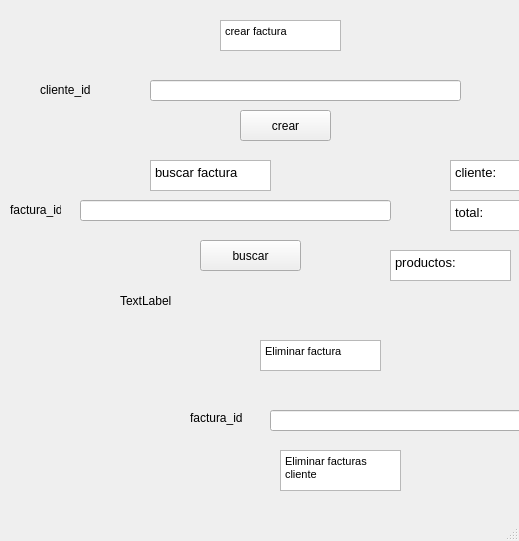
<?xml version="1.0" encoding="UTF-8"?>
<ui version="4.0">
 <class>MainWindow</class>
 <widget class="QMainWindow" name="MainWindow">
  <property name="geometry">
   <rect>
    <x>0</x>
    <y>0</y>
    <width>519</width>
    <height>541</height>
   </rect>
  </property>
  <property name="windowTitle">
   <string>MainWindow</string>
  </property>
  <widget class="QWidget" name="centralwidget">
   <widget class="QTextBrowser" name="textBrowser">
    <property name="geometry">
     <rect>
      <x>220</x>
      <y>20</y>
      <width>121</width>
      <height>31</height>
     </rect>
    </property>
    <property name="html">
     <string>&lt;!DOCTYPE HTML PUBLIC &quot;-//W3C//DTD HTML 4.0//EN&quot; &quot;http://www.w3.org/TR/REC-html40/strict.dtd&quot;&gt;
&lt;html&gt;&lt;head&gt;&lt;meta name=&quot;qrichtext&quot; content=&quot;1&quot; /&gt;&lt;style type=&quot;text/css&quot;&gt;
p, li { white-space: pre-wrap; }
&lt;/style&gt;&lt;/head&gt;&lt;body style=&quot; font-family:'MS Shell Dlg 2'; font-size:8.25pt; font-weight:400; font-style:normal;&quot;&gt;
&lt;p style=&quot; margin-top:0px; margin-bottom:0px; margin-left:0px; margin-right:0px; -qt-block-indent:0; text-indent:0px;&quot;&gt;crear factura&lt;/p&gt;&lt;/body&gt;&lt;/html&gt;</string>
    </property>
   </widget>
   <widget class="QLabel" name="label_2">
    <property name="geometry">
     <rect>
      <x>40</x>
      <y>80</y>
      <width>91</width>
      <height>20</height>
     </rect>
    </property>
    <property name="text">
     <string>cliente_id</string>
    </property>
   </widget>
   <widget class="QLineEdit" name="recibe_nombre_cliente">
    <property name="geometry">
     <rect>
      <x>150</x>
      <y>80</y>
      <width>311</width>
      <height>21</height>
     </rect>
    </property>
   </widget>
   <widget class="QTextBrowser" name="textBrowser_2">
    <property name="geometry">
     <rect>
      <x>530</x>
      <y>40</y>
      <width>121</width>
      <height>31</height>
     </rect>
    </property>
    <property name="html">
     <string>&lt;!DOCTYPE HTML PUBLIC &quot;-//W3C//DTD HTML 4.0//EN&quot; &quot;http://www.w3.org/TR/REC-html40/strict.dtd&quot;&gt;
&lt;html&gt;&lt;head&gt;&lt;meta name=&quot;qrichtext&quot; content=&quot;1&quot; /&gt;&lt;style type=&quot;text/css&quot;&gt;
p, li { white-space: pre-wrap; }
&lt;/style&gt;&lt;/head&gt;&lt;body style=&quot; font-family:'MS Shell Dlg 2'; font-size:8.25pt; font-weight:400; font-style:normal;&quot;&gt;
&lt;p style=&quot; margin-top:0px; margin-bottom:0px; margin-left:0px; margin-right:0px; -qt-block-indent:0; text-indent:0px;&quot;&gt;&lt;span style=&quot; font-size:10pt;&quot;&gt;codigo factura&lt;/span&gt;&lt;/p&gt;&lt;/body&gt;&lt;/html&gt;</string>
    </property>
   </widget>
   <widget class="QPushButton" name="btn_crear_factura">
    <property name="geometry">
     <rect>
      <x>240</x>
      <y>110</y>
      <width>91</width>
      <height>31</height>
     </rect>
    </property>
    <property name="text">
     <string>crear</string>
    </property>
   </widget>
   <widget class="QPushButton" name="btn_buscar_factura">
    <property name="geometry">
     <rect>
      <x>200</x>
      <y>240</y>
      <width>101</width>
      <height>31</height>
     </rect>
    </property>
    <property name="text">
     <string>buscar</string>
    </property>
   </widget>
   <widget class="QLabel" name="nombre_cliente">
    <property name="geometry">
     <rect>
      <x>570</x>
      <y>80</y>
      <width>47</width>
      <height>13</height>
     </rect>
    </property>
    <property name="text">
     <string>TextLabel</string>
    </property>
   </widget>
   <widget class="QTextBrowser" name="textBrowser_3">
    <property name="geometry">
     <rect>
      <x>150</x>
      <y>160</y>
      <width>121</width>
      <height>31</height>
     </rect>
    </property>
    <property name="html">
     <string>&lt;!DOCTYPE HTML PUBLIC &quot;-//W3C//DTD HTML 4.0//EN&quot; &quot;http://www.w3.org/TR/REC-html40/strict.dtd&quot;&gt;
&lt;html&gt;&lt;head&gt;&lt;meta name=&quot;qrichtext&quot; content=&quot;1&quot; /&gt;&lt;style type=&quot;text/css&quot;&gt;
p, li { white-space: pre-wrap; }
&lt;/style&gt;&lt;/head&gt;&lt;body style=&quot; font-family:'MS Shell Dlg 2'; font-size:8.25pt; font-weight:400; font-style:normal;&quot;&gt;
&lt;p style=&quot; margin-top:0px; margin-bottom:0px; margin-left:0px; margin-right:0px; -qt-block-indent:0; text-indent:0px;&quot;&gt;&lt;span style=&quot; font-size:10pt;&quot;&gt;buscar factura&lt;/span&gt;&lt;/p&gt;&lt;/body&gt;&lt;/html&gt;</string>
    </property>
   </widget>
   <widget class="QLabel" name="mostrar_cliente_factura">
    <property name="geometry">
     <rect>
      <x>590</x>
      <y>170</y>
      <width>151</width>
      <height>16</height>
     </rect>
    </property>
    <property name="text">
     <string>TextLabel</string>
    </property>
   </widget>
   <widget class="QLabel" name="mostrar_total_factura">
    <property name="geometry">
     <rect>
      <x>590</x>
      <y>210</y>
      <width>131</width>
      <height>16</height>
     </rect>
    </property>
    <property name="text">
     <string>TextLabel</string>
    </property>
   </widget>
   <widget class="QLabel" name="mostrar_productos_factura">
    <property name="geometry">
     <rect>
      <x>120</x>
      <y>290</y>
      <width>951</width>
      <height>21</height>
     </rect>
    </property>
    <property name="text">
     <string>TextLabel</string>
    </property>
   </widget>
   <widget class="QTextBrowser" name="textBrowser_4">
    <property name="geometry">
     <rect>
      <x>260</x>
      <y>340</y>
      <width>121</width>
      <height>31</height>
     </rect>
    </property>
    <property name="html">
     <string>&lt;!DOCTYPE HTML PUBLIC &quot;-//W3C//DTD HTML 4.0//EN&quot; &quot;http://www.w3.org/TR/REC-html40/strict.dtd&quot;&gt;
&lt;html&gt;&lt;head&gt;&lt;meta name=&quot;qrichtext&quot; content=&quot;1&quot; /&gt;&lt;style type=&quot;text/css&quot;&gt;
p, li { white-space: pre-wrap; }
&lt;/style&gt;&lt;/head&gt;&lt;body style=&quot; font-family:'MS Shell Dlg 2'; font-size:8.25pt; font-weight:400; font-style:normal;&quot;&gt;
&lt;p style=&quot; margin-top:0px; margin-bottom:0px; margin-left:0px; margin-right:0px; -qt-block-indent:0; text-indent:0px;&quot;&gt;Eliminar factura&lt;/p&gt;&lt;/body&gt;&lt;/html&gt;</string>
    </property>
   </widget>
   <widget class="QTextBrowser" name="textBrowser_5">
    <property name="geometry">
     <rect>
      <x>280</x>
      <y>450</y>
      <width>121</width>
      <height>41</height>
     </rect>
    </property>
    <property name="html">
     <string>&lt;!DOCTYPE HTML PUBLIC &quot;-//W3C//DTD HTML 4.0//EN&quot; &quot;http://www.w3.org/TR/REC-html40/strict.dtd&quot;&gt;
&lt;html&gt;&lt;head&gt;&lt;meta name=&quot;qrichtext&quot; content=&quot;1&quot; /&gt;&lt;style type=&quot;text/css&quot;&gt;
p, li { white-space: pre-wrap; }
&lt;/style&gt;&lt;/head&gt;&lt;body style=&quot; font-family:'MS Shell Dlg 2'; font-size:8.25pt; font-weight:400; font-style:normal;&quot;&gt;
&lt;p style=&quot; margin-top:0px; margin-bottom:0px; margin-left:0px; margin-right:0px; -qt-block-indent:0; text-indent:0px;&quot;&gt;Eliminar facturas cliente&lt;/p&gt;&lt;/body&gt;&lt;/html&gt;</string>
    </property>
   </widget>
   <widget class="QLabel" name="label_11">
    <property name="geometry">
     <rect>
      <x>190</x>
      <y>410</y>
      <width>61</width>
      <height>16</height>
     </rect>
    </property>
    <property name="text">
     <string>factura_id</string>
    </property>
   </widget>
   <widget class="QLineEdit" name="recibe_cedula_buscar_3">
    <property name="geometry">
     <rect>
      <x>270</x>
      <y>410</y>
      <width>311</width>
      <height>21</height>
     </rect>
    </property>
   </widget>
   <widget class="QLabel" name="label_12">
    <property name="geometry">
     <rect>
      <x>190</x>
      <y>520</y>
      <width>47</width>
      <height>13</height>
     </rect>
    </property>
    <property name="text">
     <string>cliente_id</string>
    </property>
   </widget>
   <widget class="QLineEdit" name="recibe_cedula_buscar_4">
    <property name="geometry">
     <rect>
      <x>280</x>
      <y>520</y>
      <width>311</width>
      <height>21</height>
     </rect>
    </property>
   </widget>
   <widget class="QPushButton" name="pushButton_3">
    <property name="geometry">
     <rect>
      <x>640</x>
      <y>410</y>
      <width>75</width>
      <height>23</height>
     </rect>
    </property>
    <property name="text">
     <string>eliminar</string>
    </property>
   </widget>
   <widget class="QPushButton" name="pushButton_4">
    <property name="geometry">
     <rect>
      <x>640</x>
      <y>520</y>
      <width>75</width>
      <height>23</height>
     </rect>
    </property>
    <property name="text">
     <string>eliminar</string>
    </property>
   </widget>
   <widget class="QLineEdit" name="recibe_id_factura">
    <property name="geometry">
     <rect>
      <x>80</x>
      <y>200</y>
      <width>311</width>
      <height>21</height>
     </rect>
    </property>
   </widget>
   <widget class="QLabel" name="label_3">
    <property name="geometry">
     <rect>
      <x>10</x>
      <y>200</y>
      <width>51</width>
      <height>20</height>
     </rect>
    </property>
    <property name="text">
     <string>factura_id</string>
    </property>
   </widget>
   <widget class="QTextBrowser" name="textBrowser_6">
    <property name="geometry">
     <rect>
      <x>450</x>
      <y>160</y>
      <width>121</width>
      <height>31</height>
     </rect>
    </property>
    <property name="html">
     <string>&lt;!DOCTYPE HTML PUBLIC &quot;-//W3C//DTD HTML 4.0//EN&quot; &quot;http://www.w3.org/TR/REC-html40/strict.dtd&quot;&gt;
&lt;html&gt;&lt;head&gt;&lt;meta name=&quot;qrichtext&quot; content=&quot;1&quot; /&gt;&lt;style type=&quot;text/css&quot;&gt;
p, li { white-space: pre-wrap; }
&lt;/style&gt;&lt;/head&gt;&lt;body style=&quot; font-family:'MS Shell Dlg 2'; font-size:8.25pt; font-weight:400; font-style:normal;&quot;&gt;
&lt;p style=&quot; margin-top:0px; margin-bottom:0px; margin-left:0px; margin-right:0px; -qt-block-indent:0; text-indent:0px;&quot;&gt;&lt;span style=&quot; font-size:10pt;&quot;&gt;cliente:&lt;/span&gt;&lt;/p&gt;
&lt;p style=&quot;-qt-paragraph-type:empty; margin-top:0px; margin-bottom:0px; margin-left:0px; margin-right:0px; -qt-block-indent:0; text-indent:0px; font-size:10pt;&quot;&gt;&lt;br /&gt;&lt;/p&gt;&lt;/body&gt;&lt;/html&gt;</string>
    </property>
   </widget>
   <widget class="QTextBrowser" name="textBrowser_7">
    <property name="geometry">
     <rect>
      <x>450</x>
      <y>200</y>
      <width>121</width>
      <height>31</height>
     </rect>
    </property>
    <property name="html">
     <string>&lt;!DOCTYPE HTML PUBLIC &quot;-//W3C//DTD HTML 4.0//EN&quot; &quot;http://www.w3.org/TR/REC-html40/strict.dtd&quot;&gt;
&lt;html&gt;&lt;head&gt;&lt;meta name=&quot;qrichtext&quot; content=&quot;1&quot; /&gt;&lt;style type=&quot;text/css&quot;&gt;
p, li { white-space: pre-wrap; }
&lt;/style&gt;&lt;/head&gt;&lt;body style=&quot; font-family:'MS Shell Dlg 2'; font-size:8.25pt; font-weight:400; font-style:normal;&quot;&gt;
&lt;p style=&quot; margin-top:0px; margin-bottom:0px; margin-left:0px; margin-right:0px; -qt-block-indent:0; text-indent:0px;&quot;&gt;&lt;span style=&quot; font-size:10pt;&quot;&gt;total:&lt;/span&gt;&lt;/p&gt;&lt;/body&gt;&lt;/html&gt;</string>
    </property>
   </widget>
   <widget class="QTextBrowser" name="textBrowser_8">
    <property name="geometry">
     <rect>
      <x>390</x>
      <y>250</y>
      <width>121</width>
      <height>31</height>
     </rect>
    </property>
    <property name="html">
     <string>&lt;!DOCTYPE HTML PUBLIC &quot;-//W3C//DTD HTML 4.0//EN&quot; &quot;http://www.w3.org/TR/REC-html40/strict.dtd&quot;&gt;
&lt;html&gt;&lt;head&gt;&lt;meta name=&quot;qrichtext&quot; content=&quot;1&quot; /&gt;&lt;style type=&quot;text/css&quot;&gt;
p, li { white-space: pre-wrap; }
&lt;/style&gt;&lt;/head&gt;&lt;body style=&quot; font-family:'MS Shell Dlg 2'; font-size:8.25pt; font-weight:400; font-style:normal;&quot;&gt;
&lt;p style=&quot; margin-top:0px; margin-bottom:0px; margin-left:0px; margin-right:0px; -qt-block-indent:0; text-indent:0px;&quot;&gt;&lt;span style=&quot; font-size:10pt;&quot;&gt;productos:&lt;/span&gt;&lt;/p&gt;&lt;/body&gt;&lt;/html&gt;</string>
    </property>
   </widget>
  </widget>
  <widget class="QMenuBar" name="menubar">
   <property name="geometry">
    <rect>
     <x>0</x>
     <y>0</y>
     <width>519</width>
     <height>21</height>
    </rect>
   </property>
  </widget>
  <widget class="QStatusBar" name="statusbar"/>
 </widget>
 <resources/>
 <connections/>
</ui>
